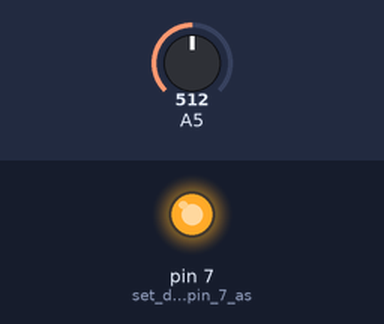
The sketch below on a simulated Arduino Uno, built with avr-gcc and run on an emulated ATmega328P. Shown: output pins drawn as LEDs (lit = HIGH). The inputs (shaded band) are chosen by the test bench; at power-on: A5 = 512.

Above: at 1.2 s.
1.3 s: A5 set to 531
At 2.5 s:
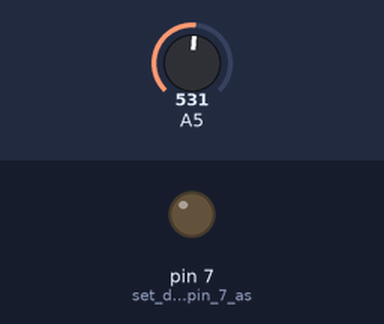
2.8 s: A5 set to 511
At 3.9 s:
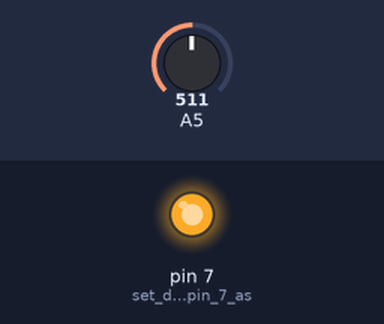
4.3 s: A5 set to 716
At 5.0 s:
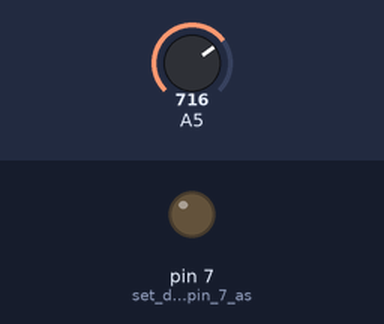
Timing chart, 0 to 7.3 s (numbered marks = the images above; inputs shaded):
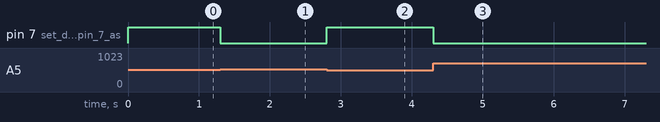

The sketch:

Tilt_Switch_with_LED.ino
```cpp
/* The setup() function is called when a sketch starts. It is used to initialize variables, pin modes, start using libraries, etc. This function will only run once, after each power up or reset of the Arduino board. */


void setup()

{

  pinMode(7,OUTPUT);// set digital pin 7 as “output”

}


/* The loop() function executes the program repeatedly until Specified. */


void loop()

{

int i;// define variable i


while(1)

{

  i=analogRead(5);// read the voltage value of analog pin 5

  if(i>512)// if larger that 512（2.5V）

  {

    digitalWrite(7,LOW);// turn on LED

  }

  else// otherwise

  {

    digitalWrite(7,HIGH);// turn off LED

  }

 }

}
```

Measured:
- the behaviour switches between 512 and 513 on A5 (found by bisection; images 0 and 1)
- after the input at 1.3 s, pin 7 (set_digital_pin_7_as): HIGH → LOW at once
- after the input at 2.8 s, pin 7 (set_digital_pin_7_as): LOW → HIGH at once
- after the input at 4.3 s, pin 7 (set_digital_pin_7_as): HIGH → LOW at once
